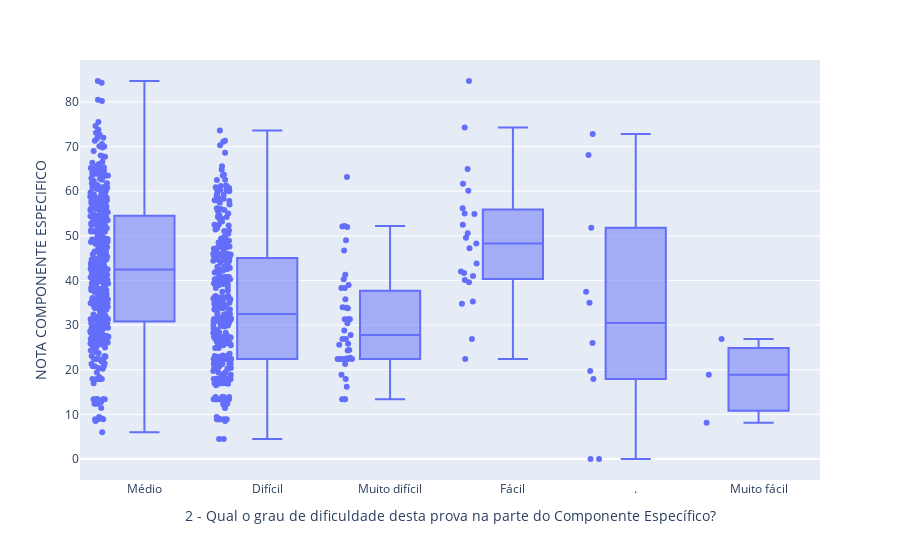

Write notebook code for a chart like this one.
### Code cell
fig = px.box(engenharias_ufpa_csv, x = '2 - Qual o grau de dificuldade desta prova na parte do Componente Específico?' , 
             y = 'NOTA COMPONENTE ESPECIFICO', points='all')
fig.show()

### Figure 1 — Plotly figure (JSON) as saved in the notebook; plotly's stock layout.template omitted (floating-point values rounded to 4 significant figures; data arrays with more than 128 entries replaced by an {"elided": "..."} marker saying what was removed)
{"data": [{"alignmentgroup": "True", "boxpoints": "all", "hovertemplate": "2 - Qual o grau de dificuldade desta prova na parte do Componente Específico?=%{x}<br>NOTA COMPONENTE ESPECIFICO=%{y}<extra></extra>", "legendgroup": "", "marker": {"color": "#636efa"}, "name": "", "notched": false, "offsetgroup": "", "orientation": "v", "showlegend": false, "type": "box", "x": {"elided": "824 str values"}, "x0": " ", "xaxis": "x", "y": {"elided": "824 float values"}, "y0": " ", "yaxis": "y"}], "layout": {"boxmode": "group", "legend": {"tracegroupgap": 0}, "margin": {"t": 60}, "xaxis": {"anchor": "y", "domain": [0, 1], "title": {"text": "2 - Qual o grau de dificuldade desta prova na parte do Componente Específico?"}}, "yaxis": {"anchor": "x", "domain": [0, 1], "title": {"text": "NOTA COMPONENTE ESPECIFICO"}}}}
